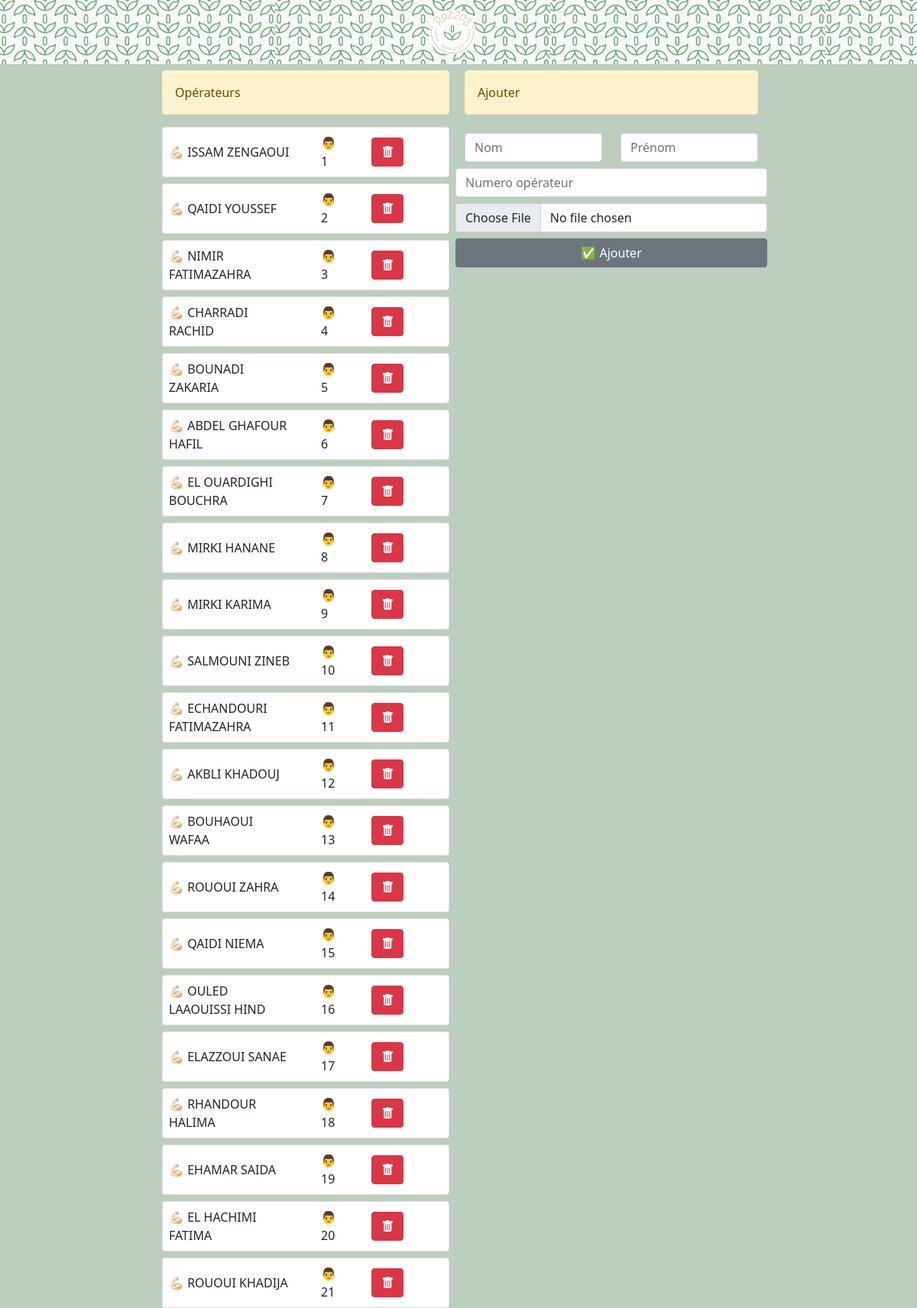
The page /workers on the database its author committed.
### app/models/worker.py (models this page shows)
class Worker(db.Model):
    __tablename__ = 'worker'
    id = db.Column(db.Integer, primary_key=True)
    first_name = db.Column(db.String(80), nullable=False)
    last_name = db.Column(db.String(80), nullable=False)
    num_worker = db.Column(db.Integer, nullable=False)
    tasks = db.relationship('BaseTask', backref='worker')

### app/workers.py (the view)
@bp_workers.route('', methods=['GET', 'POST'])
def index():
    from .models import Worker
    from main import db
    if request.method == 'POST':
        worker = Worker(first_name=request.form.get('first_name'), last_name=request.form.get('last_name'), num_worker=request.form.get('num_worker'))
        db.session.add(worker)
        db.session.commit()
    workers = Worker.query.order_by(Worker.num_worker).all()
    return render_template('workers.html', workers=workers)

### app/templates/workers.html
<!DOCTYPE html>
<html lang="fr">
  {% include 'head.html' %}
  <body>
    {% include 'nav_bar.html' %}
    <div class="container-fluid mt-2">
      <div class="row d-flex justify-content-center justify-content-center">
        <div class="col-md-4">
          <div class="alert alert-warning" role="alert">Opérateurs</div>
          {% for worker in workers%}
          <div class="card mt-2">
            <div class="row justify-content-between align-items-center">
              <div class="col-md-6 col-6">
                <div class="p-2 justify-content-center align-items-center">
                  💪🏻 {{worker.last_name}} {{worker.first_name}}
                </div>
              </div>
              <div class="col-md-2 col-2">
                <div class="p-2 justify-content-center align-items-center">
                  👨 {{worker.num_worker}}
                </div>
              </div>
              <div class="col-md-4 col-4">
                <div class="p-2 justify-content-center align-items-center">
                  <form
                    id="delete_worker_{{worker.id}}"
                    method="POST"
                    action="{{url_for('workers.delete', worker_id=worker.id)}}"
                  >
                    <button
                      form="delete_worker_{{worker.id}}"
                      type="submit"
                      class="btn btn-danger"
                    >
                      <i class="bi bi-trash-fill"></i>
                    </button>
                  </form>
                </div>
              </div>
            </div>
          </div>
          {% endfor %}
        </div>
        <div class="col-md-4 px-2">
          <div class="alert alert-warning" role="alert">Ajouter</div>
          <form method="POST" href="#">
            <div class="row justify-content-between align-items-center">
              <div class="col-md-6 mt-2">
                <input
                  required
                  type="text"
                  class="form-control"
                  placeholder="Nom"
                  name="last_name"
                />
              </div>
              <div class="col-md-6 mt-2">
                <input
                  required
                  type="text"
                  class="form-control"
                  placeholder="Prénom"
                  name="first_name"
                />
              </div>
            </div>
            <div class="row justify-content-center align-items-center mt-2">
              <input
                placeholder="Numero opérateur"
                type="number"
                class="form-control"
                name="num_worker"
              />
            </div>
            <div class="row justify-content-center align-items-center mt-2">
              <input accept="image/*" type="file" class="form-control" />
            </div>
            <div class="row justify-content-center align-items-center mt-2">
              <button class="btn btn-secondary" type="submit">
                ✅ Ajouter
              </button>
            </div>
          </form>
        </div>
      </div>
    </div>
  </body>
</html>

### app/templates/head.html (shortened to what this page needs)
{% block head %}
<head>
  <meta🎋 property="og:title" content="ROZZOS 🎋." />
  <link
    href="https://cdn.jsdelivr.net/npm/bootstrap@5.0.2/dist/css/bootstrap.min.css"
    rel="stylesheet"
  />
  <link
    rel="stylesheet"
    href="https://cdn.jsdelivr.net/npm/bootstrap-icons@1.8.3/font/bootstrap-icons.css"
  />
  <link rel="stylesheet" href="{{url_for('static', filename='style.css')}}" />
</head>
{% endblock %}

### app/templates/nav_bar.html
{% block nav_bar %}
<nav class="navbar navbar-light bg-light">
  <div class="container-fluid justify-content-center align-items-center">
    <a class="navbar-brand" href="{{url_for('index.index')}}">
      <img id='logo' src={{url_for('static', filename='images/logo.png')}}
      alt="" />
    </a>
  </div>
</nav>
{% endblock %}

### app/static/style.css (style rules this page uses)
.navbar { background-color: white; background-image: url("images/background.png"); background-repeat: repeat; background-size: 30%; }
body { background-color: #bccebe; }
#logo { background-color: white; width: 60px; border-radius: 25px; }

### rows shown on the page
Worker: last_name "ISSAM", first_name "ZENGAOUI", num_worker "1"
Worker: last_name "QAIDI", first_name "YOUSSEF", num_worker "2"
Worker: last_name "NIMIR", first_name "FATIMAZAHRA", num_worker "3"
Worker: last_name "CHARRADI", first_name "RACHID", num_worker "4"
Worker: last_name "BOUNADI", first_name "ZAKARIA", num_worker "5"
Worker: last_name "ABDEL GHAFOUR", first_name "HAFIL", num_worker "6"
Worker: last_name "EL OUARDIGHI", first_name "BOUCHRA", num_worker "7"
Worker: last_name "MIRKI", first_name "HANANE", num_worker "8"
Worker: last_name "MIRKI", first_name "KARIMA", num_worker "9"
Worker: last_name "SALMOUNI", first_name "ZINEB", num_worker "10"
Worker: last_name "ECHANDOURI", first_name "FATIMAZAHRA", num_worker "11"
Worker: last_name "AKBLI", first_name "KHADOUJ", num_worker "12"
Worker: last_name "BOUHAOUI", first_name "WAFAA", num_worker "13"
Worker: last_name "ROUOUI", first_name "ZAHRA", num_worker "14"
Worker: last_name "QAIDI", first_name "NIEMA", num_worker "15"
Worker: last_name "OULED LAAOUISSI", first_name "HIND", num_worker "16"
Worker: last_name "ELAZZOUI", first_name "SANAE", num_worker "17"
Worker: last_name "RHANDOUR", first_name "HALIMA", num_worker "18"
Worker: last_name "EHAMAR", first_name "SAIDA", num_worker "19"
Worker: last_name "EL HACHIMI", first_name "FATIMA", num_worker "20"
Worker: last_name "ROUOUI", first_name "KHADIJA", num_worker "21"
